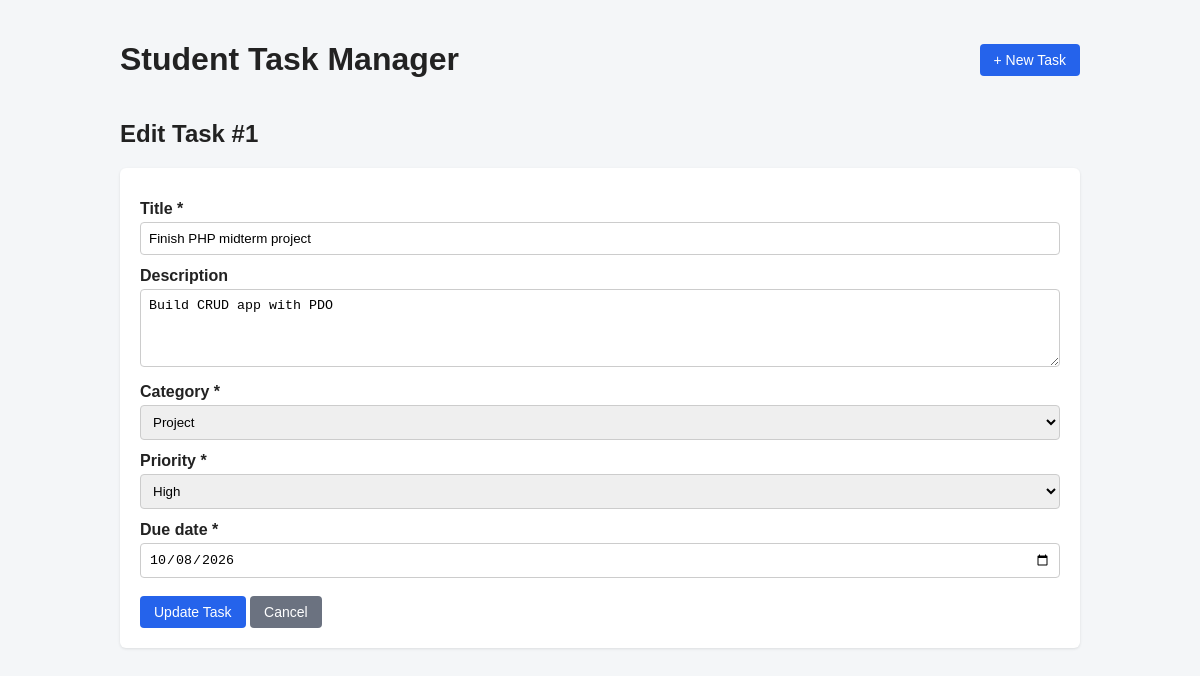
The page /edit.php?id=1 on the database its author committed.
### tables this page shows
CREATE TABLE tasks (
  id          INT NOT NULL AUTO_INCREMENT,           
  title       VARCHAR(150) NOT NULL,                 
  description TEXT NULL,                             
  category    VARCHAR(50)  NOT NULL,                 
  priority    VARCHAR(20)  NOT NULL,                 
  due_date    DATE NOT NULL,                         
  completed   TINYINT(1) NOT NULL DEFAULT 0,         
  created_at  TIMESTAMP NOT NULL DEFAULT CURRENT_TIMESTAMP,  
  PRIMARY KEY (id)
);

### functions.php (called while the page is built, shortened)
<?php
function e($value): string
{
    return htmlspecialchars((string) $value, ENT_QUOTES, 'UTF-8');
}
function find_task(PDO $pdo, int $id): ?array
{
    $stmt = $pdo->prepare('SELECT * FROM tasks WHERE id = :id');
    $stmt->execute([':id' => $id]);
    $task = $stmt->fetch();
    return $task ?: null;
}

### form.php (the view, shortened to what this page needs)
<form method="post" action="<?= e($formAction) ?>" class="card">
    <label for="title">Title *</label>
    <input type="text" id="title" name="title" maxlength="150"
           value="<?= e($task['title']) ?>">
    <label for="description">Description</label>
    <textarea id="description" name="description" rows="4"><?= e($task['description']) ?></textarea>
    <label for="category">Category *</label>
    <select id="category" name="category">
        <?php foreach (CATEGORIES as $cat): ?>
            <option value="<?= e($cat) ?>" <?= $task['category'] === $cat ? 'selected' : '' ?>>
                <?= e($cat) ?>
            </option>
        <?php endforeach; ?>
    </select>
    <label for="priority">Priority *</label>
    <select id="priority" name="priority">
        <?php foreach (PRIORITIES as $p): ?>
            <option value="<?= e($p) ?>" <?= $task['priority'] === $p ? 'selected' : '' ?>>
                <?= e($p) ?>
            </option>
        <?php endforeach; ?>
    </select>
    <label for="due_date">Due date *</label>
    <input type="date" id="due_date" name="due_date" value="<?= e($task['due_date']) ?>">
    <div class="actions">
        <button type="submit" class="btn"><?= e($submitLabel) ?></button>
        <a class="btn secondary" href="index.php">Cancel</a>
    </div>
</form>

### style.css (style rules this page uses)
body { font-family: Arial, Helvetica, sans-serif; background: #f4f6f8; color: #222; margin: 0; }
.btn { background: #2563eb; color: #fff; border: 0; padding: 8px 14px; border-radius: 4px; text-decoration: none; cursor: pointer; font-size: 14px; display: inline-block; }
.btn.secondary { background: #6b7280; }
.card { background: #fff; padding: 20px; border-radius: 6px; box-shadow: 0 1px 3px rgba(0,0,0,.1); }
.card label { display: block; margin-top: 12px; font-weight: bold; }
.card input[type=text], .card input[type=date], .card select, .card textarea { width: 100%; padding: 8px; margin-top: 4px; box-sizing: border-box; border: 1px solid #ccc; border-radius: 4px; }
.actions { margin-top: 18px; }

### rows shown on the page
tasks: title "Finish PHP midterm project", description "Build CRUD app with PDO", due_date "10/08/2026"

### other values the page prints
$id "1"
$submitLabel "Update Task"
form field category "Project"
form field priority "High"
